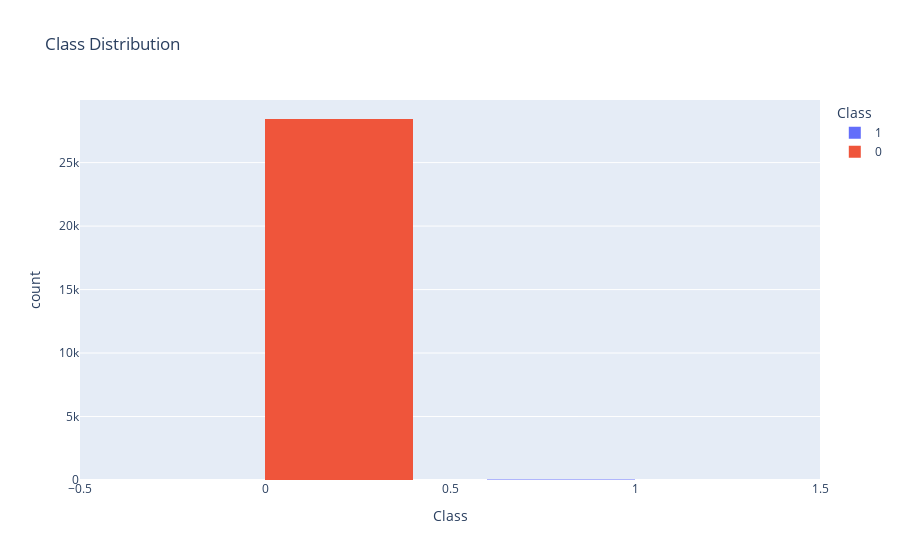
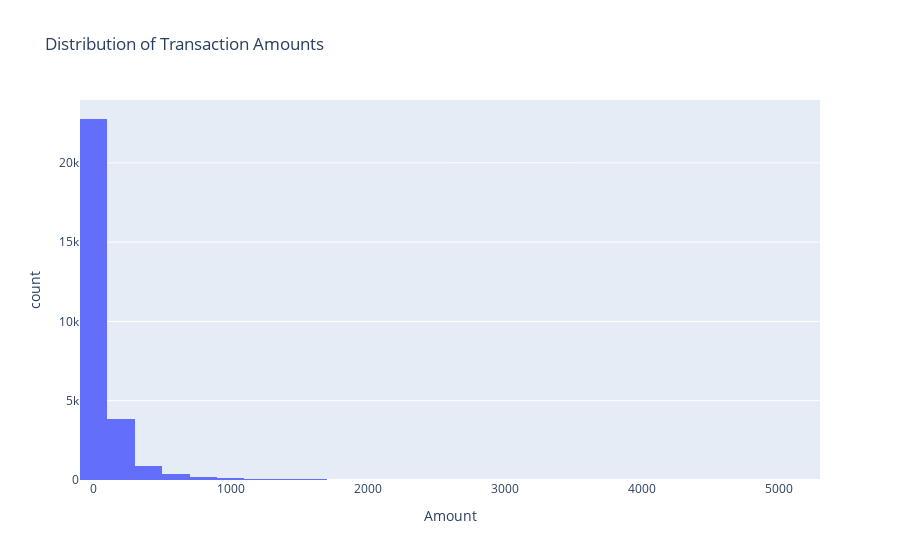
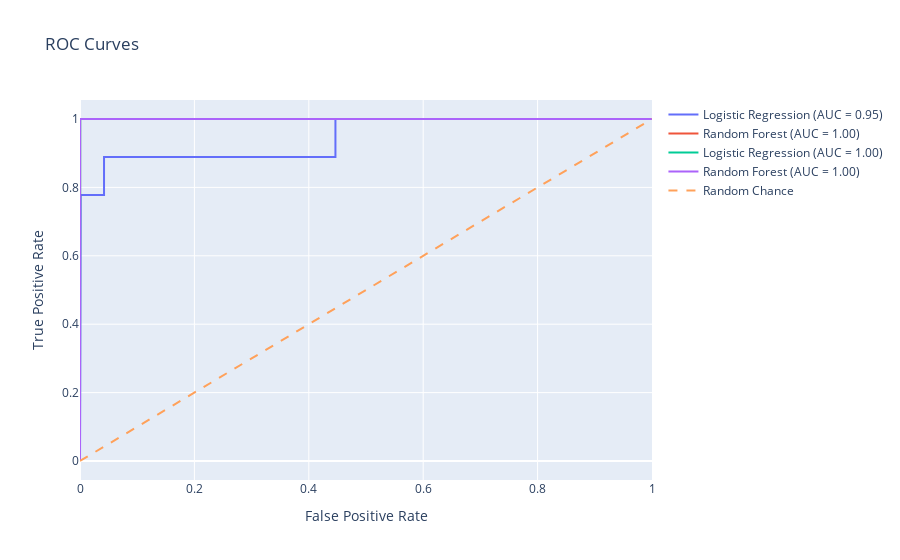
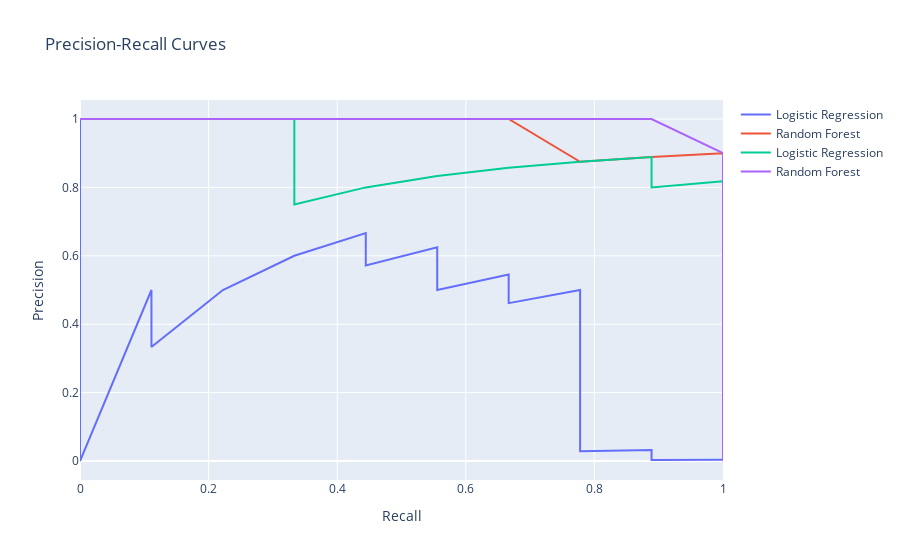

Source (notebook cell) for these figures, in order:
### Code cell
import pandas as pd
import numpy as np
from sklearn.model_selection import train_test_split
from sklearn.preprocessing import StandardScaler
from sklearn.linear_model import LogisticRegression
from sklearn.ensemble import RandomForestClassifier
from sklearn.metrics import classification_report, roc_curve, auc, precision_recall_curve
from joblib import Parallel, delayed
import plotly.express as px
import plotly.graph_objects as go

# Load dataset
data = pd.read_csv('creditcard.csv')

# Display the first few rows of the dataset
print(data.head())

# Optional: Use a subset of data for initial testing
data_sample = data.sample(frac=0.1, random_state=42)

# Separate features and target variable
X = data_sample.drop(['Class'], axis=1)
y = data_sample['Class']

# Split data into training and testing sets
X_train, X_test, y_train, y_test = train_test_split(X, y, test_size=0.2, random_state=42, stratify=y)

# Scale features
scaler = StandardScaler()
X_train_scaled = scaler.fit_transform(X_train)
X_test_scaled = scaler.transform(X_test)

# Visualize class distribution
fig = px.histogram(data_sample, x='Class', title='Class Distribution', color='Class', barmode='group')
fig.show()

# Additional EDA plots
fig = px.histogram(data_sample, x='Amount', title='Distribution of Transaction Amounts', nbins=50)
fig.show()

# Define models
models = {
    'Logistic Regression': LogisticRegression(max_iter=10000),
    'Random Forest': RandomForestClassifier(n_estimators=50)  # Reduced number of estimators for speed
}

# Function to train and evaluate a model
def train_and_evaluate(model, model_name, X_train, X_test, y_train, y_test):
    model.fit(X_train, y_train)
    y_pred = model.predict(X_test)
    print(f"Model: {model_name}")
    print(classification_report(y_test, y_pred))
    
    # ROC curve
    y_pred_prob = model.predict_proba(X_test)[:, 1]
    fpr, tpr, _ = roc_curve(y_test, y_pred_prob)
    roc_auc = auc(fpr, tpr)
    
    # Precision-Recall curve
    precision, recall, _ = precision_recall_curve(y_test, y_pred_prob)
    
    return model_name, (fpr, tpr, roc_auc), (precision, recall)

# Train and evaluate models in parallel using batches
batch_size = 10000  # Define a batch size for fitting the models
n_batches = len(X_train) // batch_size

results = []

for i in range(n_batches):
    X_train_batch = X_train_scaled[i*batch_size:(i+1)*batch_size]
    y_train_batch = y_train.iloc[i*batch_size:(i+1)*batch_size]
    
    batch_results = Parallel(n_jobs=-1)(delayed(train_and_evaluate)(model, name, X_train_batch, X_test_scaled, y_train_batch, y_test) for name, model in models.items())
    results.extend(batch_results)

# Extract and plot ROC and PR curves
roc_curves = [(name, fpr, tpr, roc_auc) for name, (fpr, tpr, roc_auc), _ in results]
pr_curves = [(name, precision, recall) for name, _, (precision, recall) in results]

# Plot ROC curves with Plotly
fig = go.Figure()

for name, fpr, tpr, roc_auc in roc_curves:
    fig.add_trace(go.Scatter(x=fpr, y=tpr, mode='lines', name=f'{name} (AUC = {roc_auc:.2f})'))

fig.add_trace(go.Scatter(x=[0, 1], y=[0, 1], mode='lines', name='Random Chance', line=dict(dash='dash')))

fig.update_layout(
    title='ROC Curves',
    xaxis_title='False Positive Rate',
    yaxis_title='True Positive Rate',
    showlegend=True
)

fig.show()

# Plot Precision-Recall curves with Plotly
fig = go.Figure()

for name, precision, recall in pr_curves:
    fig.add_trace(go.Scatter(x=recall, y=precision, mode='lines', name=name))

fig.update_layout(
    title='Precision-Recall Curves',
    xaxis_title='Recall',
    yaxis_title='Precision',
    showlegend=True
)

fig.show()

### Figure 1 — Plotly figure (JSON) as saved in the notebook; plotly's stock layout.template omitted (floating-point values rounded to 4 significant figures; data arrays with more than 128 entries replaced by an {"elided": "..."} marker saying what was removed)
{"data": [{"alignmentgroup": "True", "bingroup": "x", "hovertemplate": "Class=%{x}<br>count=%{y}<extra></extra>", "legendgroup": "1", "marker": {"color": "#636efa", "pattern": {"shape": ""}}, "name": "1", "offsetgroup": "1", "orientation": "v", "showlegend": true, "type": "histogram", "x": [1, 1, 1, 1, 1, 1, 1, 1, 1, 1, 1, 1, 1, 1, 1, 1, 1, 1, 1, 1, 1, 1, 1, 1, 1, 1, 1, 1, 1, 1, 1, 1, 1, 1, 1, 1, 1, 1, 1, 1, 1, 1, 1, 1, 1, 1], "xaxis": "x", "yaxis": "y"}, {"alignmentgroup": "True", "bingroup": "x", "hovertemplate": "Class=%{x}<br>count=%{y}<extra></extra>", "legendgroup": "0", "marker": {"color": "#EF553B", "pattern": {"shape": ""}}, "name": "0", "offsetgroup": "0", "orientation": "v", "showlegend": true, "type": "histogram", "x": {"elided": "28435 int values"}, "xaxis": "x", "yaxis": "y"}], "layout": {"barmode": "group", "legend": {"title": {"text": "Class"}, "tracegroupgap": 0}, "title": {"text": "Class Distribution"}, "xaxis": {"anchor": "y", "categoryarray": [1, 0], "categoryorder": "array", "domain": [0, 1], "title": {"text": "Class"}}, "yaxis": {"anchor": "x", "domain": [0, 1], "title": {"text": "count"}}}}

### Figure 2 — Plotly figure (JSON) as saved in the notebook; plotly's stock layout.template omitted (floating-point values rounded to 4 significant figures; data arrays with more than 128 entries replaced by an {"elided": "..."} marker saying what was removed)
{"data": [{"alignmentgroup": "True", "bingroup": "x", "hovertemplate": "Amount=%{x}<br>count=%{y}<extra></extra>", "legendgroup": "", "marker": {"color": "#636efa", "pattern": {"shape": ""}}, "name": "", "nbinsx": 50, "offsetgroup": "", "orientation": "v", "showlegend": false, "type": "histogram", "x": {"elided": "28481 float values"}, "xaxis": "x", "yaxis": "y"}], "layout": {"barmode": "relative", "legend": {"tracegroupgap": 0}, "title": {"text": "Distribution of Transaction Amounts"}, "xaxis": {"anchor": "y", "domain": [0, 1], "title": {"text": "Amount"}}, "yaxis": {"anchor": "x", "domain": [0, 1], "title": {"text": "count"}}}}

### Figure 3 — Plotly figure (JSON) as saved in the notebook; plotly's stock layout.template omitted (floating-point values rounded to 4 significant figures)
{"data": [{"mode": "lines", "name": "Logistic Regression (AUC = 0.95)", "type": "scatter", "x": [0, 0.0001758, 0.0001758, 0.0003516, 0.0003516, 0.0005274, 0.0005274, 0.000879, 0.000879, 0.001231, 0.001231, 0.04202, 0.04202, 0.4466, 0.4466, 1], "y": [0, 0, 0.1111, 0.1111, 0.4444, 0.4444, 0.5556, 0.5556, 0.6667, 0.6667, 0.7778, 0.7778, 0.8889, 0.8889, 1, 1]}, {"mode": "lines", "name": "Random Forest (AUC = 1.00)", "type": "scatter", "x": [0, 0, 0, 0.0001758, 0.0001758, 0.0003516, 0.0007032, 0.000879, 0.001406, 0.002637, 0.004747, 0.0109, 1], "y": [0, 0.1111, 0.6667, 0.7778, 1, 1, 1, 1, 1, 1, 1, 1, 1]}, {"mode": "lines", "name": "Logistic Regression (AUC = 1.00)", "type": "scatter", "x": [0, 0, 0, 0.0001758, 0.0001758, 0.0003516, 0.0003516, 1], "y": [0, 0.1111, 0.3333, 0.3333, 0.8889, 0.8889, 1, 1]}, {"mode": "lines", "name": "Random Forest (AUC = 1.00)", "type": "scatter", "x": [0, 0, 0, 0, 0, 0, 0.0001758, 0.0007032, 0.001231, 0.001406, 0.004219, 0.00545, 0.01143, 0.02725, 1], "y": [0, 0.1111, 0.4444, 0.5556, 0.7778, 0.8889, 1, 1, 1, 1, 1, 1, 1, 1, 1]}, {"line": {"dash": "dash"}, "mode": "lines", "name": "Random Chance", "type": "scatter", "x": [0, 1], "y": [0, 1]}], "layout": {"showlegend": true, "title": {"text": "ROC Curves"}, "xaxis": {"title": {"text": "False Positive Rate"}}, "yaxis": {"title": {"text": "True Positive Rate"}}}}

### Figure 4 — Plotly figure (JSON) as saved in the notebook; plotly's stock layout.template omitted (floating-point values rounded to 4 significant figures; data arrays with more than 128 entries replaced by an {"elided": "..."} marker saying what was removed)
{"data": [{"mode": "lines", "name": "Logistic Regression", "type": "scatter", "x": {"elided": "5698 float values"}, "y": {"elided": "5698 float values"}}, {"mode": "lines", "name": "Random Forest", "type": "scatter", "x": [1, 1, 1, 1, 1, 1, 1, 1, 1, 0.8889, 0.7778, 0.6667, 0.5556, 0.4444, 0.3333, 0.2222, 0.1111, 0], "y": [0.00158, 0.1268, 0.25, 0.375, 0.5294, 0.6429, 0.6923, 0.8182, 0.9, 0.8889, 0.875, 1, 1, 1, 1, 1, 1, 1]}, {"mode": "lines", "name": "Logistic Regression", "type": "scatter", "x": {"elided": "5698 float values"}, "y": {"elided": "5698 float values"}}, {"mode": "lines", "name": "Random Forest", "type": "scatter", "x": [1, 1, 1, 1, 1, 1, 1, 1, 1, 1, 1, 1, 0.8889, 0.7778, 0.5556, 0.4444, 0.1111, 0], "y": [0.00158, 0.05488, 0.1216, 0.225, 0.2727, 0.36, 0.5294, 0.5625, 0.6923, 0.75, 0.8182, 0.9, 1, 1, 1, 1, 1, 1]}], "layout": {"showlegend": true, "title": {"text": "Precision-Recall Curves"}, "xaxis": {"title": {"text": "Recall"}}, "yaxis": {"title": {"text": "Precision"}}}}
